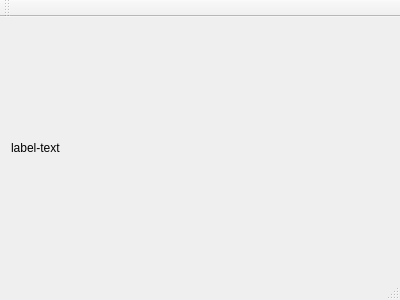
<?xml version="1.0" encoding="UTF-8"?>
<ui version="4.0">
 <class>MainWindow</class>
 <widget class="QMainWindow" name="MainWindow">
  <property name="geometry">
   <rect>
    <x>0</x>
    <y>0</y>
    <width>400</width>
    <height>300</height>
   </rect>
  </property>
  <property name="windowTitle">
   <string>MainWindow</string>
  </property>
  <widget class="QWidget" name="centralWidget">
   <layout class="QHBoxLayout" name="horizontalLayout">
    <item>
     <widget class="QLabel" name="display_image">
      <property name="text">
       <string>label-text</string>
      </property>
     </widget>
    </item>
   </layout>
  </widget>
  <widget class="QMenuBar" name="menuBar">
   <property name="geometry">
    <rect>
     <x>0</x>
     <y>0</y>
     <width>400</width>
     <height>22</height>
    </rect>
   </property>
  </widget>
  <widget class="QToolBar" name="mainToolBar">
   <attribute name="toolBarArea">
    <enum>TopToolBarArea</enum>
   </attribute>
   <attribute name="toolBarBreak">
    <bool>false</bool>
   </attribute>
  </widget>
  <widget class="QStatusBar" name="statusBar"/>
 </widget>
 <layoutdefault spacing="6" margin="11"/>
 <resources/>
 <connections/>
</ui>
